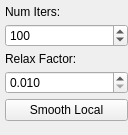
                         <widget class="QWidget" name="page_15">
                          <property name="geometry">
                           <rect>
                            <x>0</x>
                            <y>0</y>
                            <width>128</width>
                            <height>135</height>
                           </rect>
                          </property>
                          <attribute name="label">
                           <string>Lap. Smooth</string>
                          </attribute>
                          <attribute name="toolTip">
                           <string>Laplacian Smooth (Local)</string>
                          </attribute>
                          <layout class="QVBoxLayout" name="verticalLayout_12">
                           <property name="spacing">
                            <number>5</number>
                           </property>
                           <property name="leftMargin">
                            <number>5</number>
                           </property>
                           <property name="topMargin">
                            <number>5</number>
                           </property>
                           <property name="rightMargin">
                            <number>0</number>
                           </property>
                           <property name="bottomMargin">
                            <number>5</number>
                           </property>
                           <item>
                            <widget class="QLabel" name="label_22">
                             <property name="text">
                              <string>Num Iters:</string>
                             </property>
                            </widget>
                           </item>
                           <item>
                            <widget class="QSpinBox" name="sbLapItersL">
                             <property name="minimum">
                              <number>1</number>
                             </property>
                             <property name="maximum">
                              <number>1000</number>
                             </property>
                             <property name="singleStep">
                              <number>10</number>
                             </property>
                             <property name="value">
                              <number>100</number>
                             </property>
                            </widget>
                           </item>
                           <item>
                            <widget class="QLabel" name="label_23">
                             <property name="text">
                              <string>Relax Factor:</string>
                             </property>
                            </widget>
                           </item>
                           <item>
                            <widget class="QDoubleSpinBox" name="dsbLapRelaxL">
                             <property name="decimals">
                              <number>3</number>
                             </property>
                             <property name="minimum">
                              <double>0.010000000000000</double>
                             </property>
                             <property name="maximum">
                              <double>0.050000000000000</double>
                             </property>
                             <property name="singleStep">
                              <double>0.010000000000000</double>
                             </property>
                             <property name="value">
                              <double>0.010000000000000</double>
                             </property>
                            </widget>
                           </item>
                           <item>
                            <widget class="QPushButton" name="btnLapSmoothL">
                             <property name="text">
                              <string>Smooth Local</string>
                             </property>
                            </widget>
                           </item>
                           <item>
                            <spacer name="verticalSpacer_10">
                             <property name="orientation">
                              <enum>Qt::Vertical</enum>
                             </property>
                             <property name="sizeHint" stdset="0">
                              <size>
                               <width>20</width>
                               <height>40</height>
                              </size>
                             </property>
                            </spacer>
                           </item>
                          </layout>
                         </widget>
